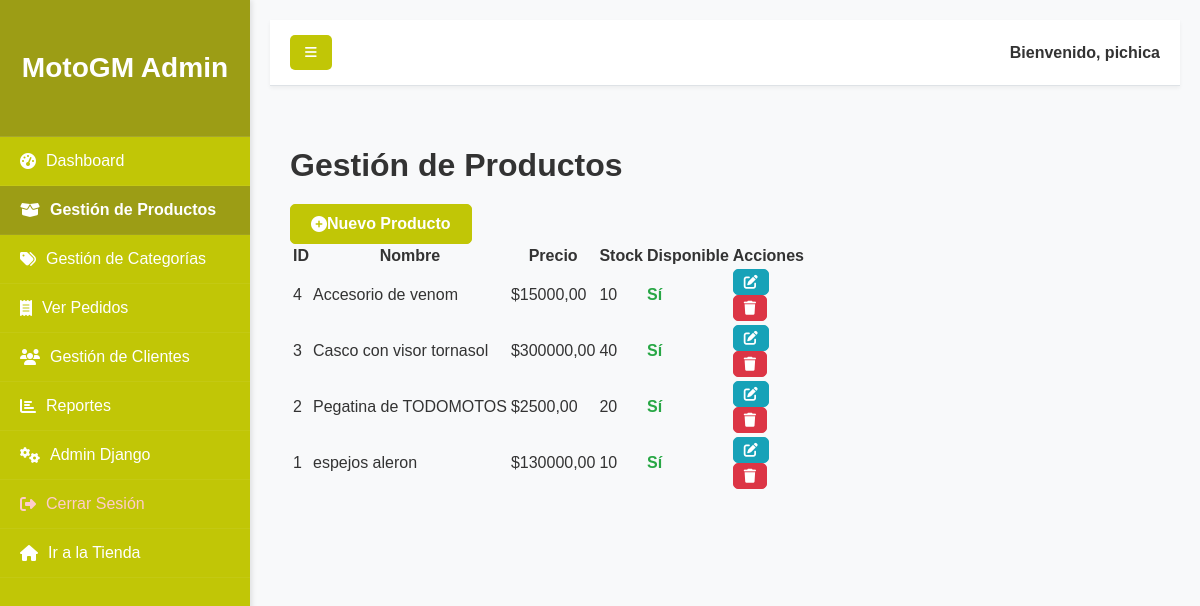
The page /dashboard_admin/productos/ (signed in) on the database as committed earlier.
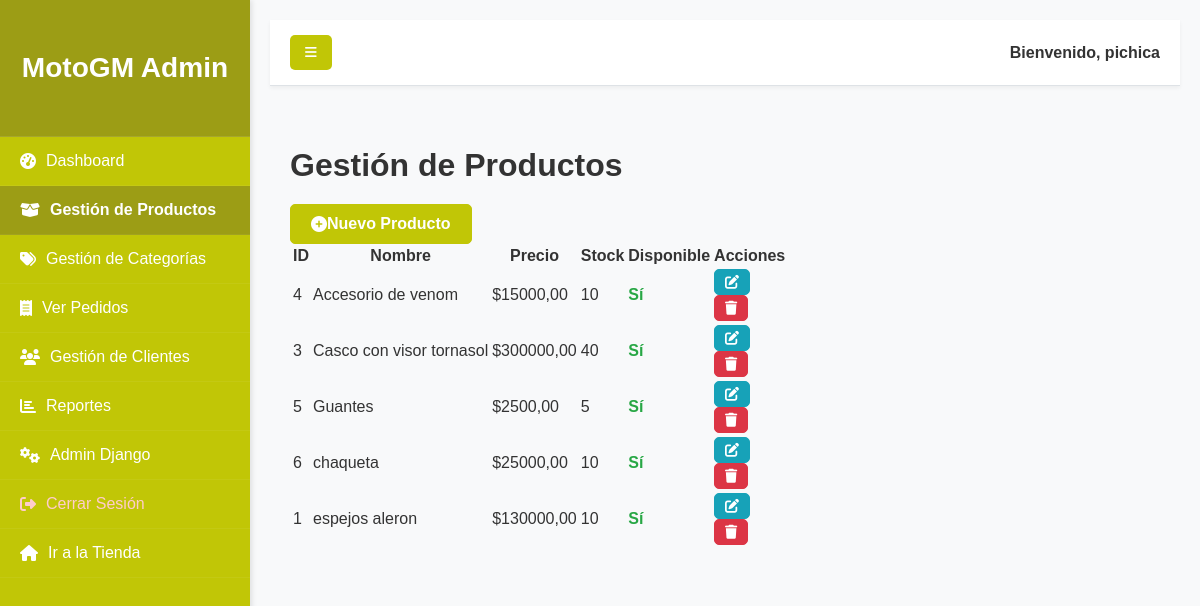
The same page on the database as committed later.
### productos/models.py (models this page shows, shortened)
class Producto(models.Model):
    nombre = models.CharField(max_length=200)
    descripcion = models.TextField()
    precio = models.DecimalField(max_digits=10, decimal_places=2)
    imagen = models.ImageField(upload_to='productos/', null=True, blank=True) # Las imágenes se guardarán en media/productos/
    stock = models.IntegerField(default=0)
    disponible = models.BooleanField(default=True)
    fecha_creacion = models.DateTimeField(auto_now_add=True)
    ultima_actualizacion = models.DateTimeField(auto_now=True)
    categoria = models.ForeignKey(Categoria, on_delete=models.SET_NULL, null=True, blank=True, related_name='productos')
    class Meta:
        ordering = ['nombre'] # Ordena los productos por nombre por defecto

### dashboard_admin/views.py (the view)
# urls.py: path('productos/', views.producto_list, name='producto_list'),
@login_required
@user_passes_test(is_staff)
def producto_list(request):
        productos = Producto.objects.all().order_by('nombre')
        return render(request, 'dashboard_admin/producto_list.html', {'productos': productos})

### dashboard_admin/views.py (called while the page is built)
def is_staff(user):
        return user.is_staff

### productos/context_processors.py (called while the page is built)
def cart_item_count(request):
    cart_count = 0
    if request.user.is_authenticated:
        cart_count = CarritoItem.objects.filter(usuario=request.user).count() # o .aggregate(Sum('cantidad'))['cantidad__sum'] si quieres sumar las cantidades
    return {'cart_count': cart_count}

### dashboard_admin/templates/dashboard_admin/producto_list.html (shortened to what this page needs)
    {% extends 'dashboard_admin/dashboard_base.html' %}
    {% block dashboard_content %}
        <h1 class="content-title">Gestión de Productos</h1>
        <a href="{% url 'dashboard_admin:producto_create' %}" class="btn-custom btn-primary-custom mb-3">
            <i class="fas fa-plus-circle me-2"></i> Nuevo Producto
        </a>
        {% if productos %}
            <div class="data-table-responsive">
                <table class="data-table">
                    <thead>
                        <tr>
                            <th>ID</th>
                            <th>Nombre</th>
                            <th>Precio</th>
                            <th>Stock</th>
                            <th>Disponible</th>
                            <th>Acciones</th>
                        </tr>
                    </thead>
                    <tbody>
                        {% for producto in productos %}
                            <tr>
                                <td>{{ producto.pk }}</td>
                                <td>{{ producto.nombre }}</td>
                                <td>${{ producto.precio }}</td>
                                <td>{{ producto.stock }}</td>
                                <td>
                                    {% if producto.disponible %}
                                        <span style="color: #28a745; font-weight: bold;">Sí</span>
                                    {% else %}
                                        <span style="color: #dc3545; font-weight: bold;">No</span>
                                    {% endif %}
                                </td>
                                <td>
                                    <a href="{% url 'dashboard_admin:producto_update' producto.pk %}" class="btn-custom btn-sm-custom btn-info-custom me-2" title="Editar">
                                        <i class="fas fa-edit"></i>
                                    </a>
                                    <form action="{% url 'dashboard_admin:producto_delete' producto.pk %}" method="post" class="d-inline" onsubmit="return confirm('¿Estás seguro de que quieres eliminar este producto?');">
                                        <button type="submit" class="btn-custom btn-sm-custom btn-danger-custom" title="Eliminar">
                                            <i class="fas fa-trash"></i>
                                        </button>
                                    </form>
                                </td>
                            </tr>
                        {% endfor %}
                    </tbody>
                </table>
            </div>
        {% else %}
            <div class="messages-container">
                <li class="alert-info">No hay productos registrados aún.</li>
            </div>
        {% endif %}
    {% endblock %}

Rows that differ between the two databases and show on the page:
removed Producto: pk "2", nombre "Pegatina de TODOMOTOS", precio "2500,00", stock "20", disponible "Sí"
added Producto: pk "5", nombre "Guantes", precio "2500,00", stock "5", disponible "Sí"
added Producto: pk "6", nombre "chaqueta", precio "25000,00", stock "10", disponible "Sí"
